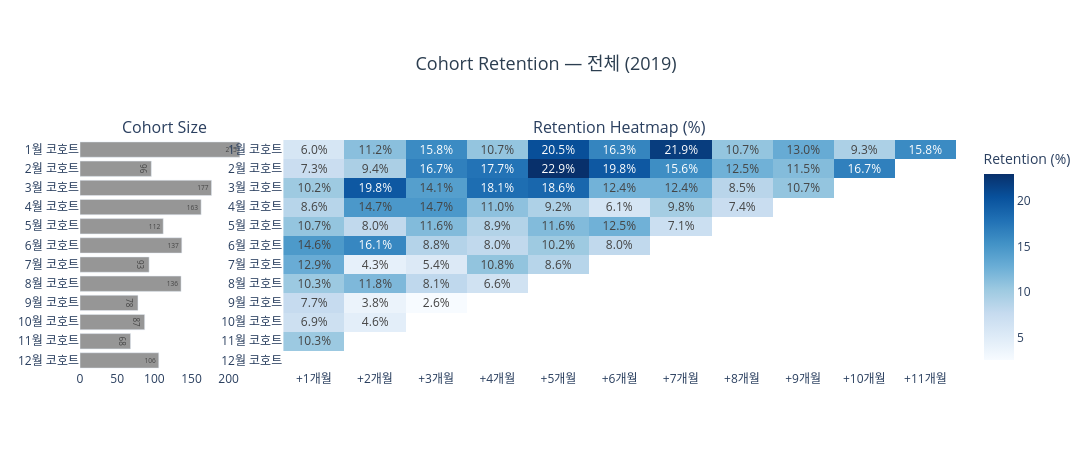

The cell this chart's notebook holds for it:
### Code cell
draw_cohort_heatmap(cohort_pivot, cohort_pct, "Cohort Retention — 전체 (2019)")

### Figure 1 — Plotly figure (JSON) as saved in the notebook; plotly's stock layout.template omitted (floating-point values rounded to 4 significant figures; data arrays with more than 128 entries replaced by an {"elided": "..."} marker saying what was removed)
{"data": [{"marker": {"color": "rgb(150,150,150)"}, "orientation": "h", "showlegend": false, "text": [215.0, 96.0, 177.0, 163.0, 112.0, 137.0, 93.0, 136.0, 78.0, 87.0, 68.0, 106.0], "textposition": "auto", "type": "bar", "x": [215.0, 96.0, 177.0, 163.0, 112.0, 137.0, 93.0, 136.0, 78.0, 87.0, 68.0, 106.0], "xaxis": "x", "y": ["1월 코호트", "2월 코호트", "3월 코호트", "4월 코호트", "5월 코호트", "6월 코호트", "7월 코호트", "8월 코호트", "9월 코호트", "10월 코호트", "11월 코호트", "12월 코호트"], "yaxis": "y"}, {"colorbar": {"title": {"text": "Retention (%)"}}, "colorscale": [[0, "rgb(247,251,255)"], [0.125, "rgb(222,235,247)"], [0.25, "rgb(198,219,239)"], [0.375, "rgb(158,202,225)"], [0.5, "rgb(107,174,214)"], [0.625, "rgb(66,146,198)"], [0.75, "rgb(33,113,181)"], [0.875, "rgb(8,81,156)"], [1, "rgb(8,48,107)"]], "text": {"elided": "12x11 str values"}, "textfont": {"size": 12}, "texttemplate": "%{text}", "type": "heatmap", "x": ["+1개월", "+2개월", "+3개월", "+4개월", "+5개월", "+6개월", "+7개월", "+8개월", "+9개월", "+10개월", "+11개월"], "xaxis": "x2", "y": ["1월 코호트", "2월 코호트", "3월 코호트", "4월 코호트", "5월 코호트", "6월 코호트", "7월 코호트", "8월 코호트", "9월 코호트", "10월 코호트", "11월 코호트", "12월 코호트"], "yaxis": "y2", "z": {"elided": "12x11 float values"}, "zmin": 0}], "layout": {"annotations": [{"font": {"size": 16}, "showarrow": false, "text": "Cohort Size", "x": 0.096, "xanchor": "center", "xref": "paper", "y": 1, "yanchor": "bottom", "yref": "paper"}, {"font": {"size": 16}, "showarrow": false, "text": "Retention Heatmap (%)", "x": 0.616, "xanchor": "center", "xref": "paper", "y": 1, "yanchor": "bottom", "yref": "paper"}], "height": 450, "margin": {"t": 140}, "plot_bgcolor": "white", "title": {"font": {"color": "#2c3e50", "size": 18}, "text": "Cohort Retention — 전체 (2019)", "x": 0.5, "xanchor": "center"}, "width": 1400, "xaxis": {"anchor": "y", "domain": [0, 0.192]}, "xaxis2": {"anchor": "y2", "domain": [0.232, 1]}, "yaxis": {"anchor": "x", "autorange": "reversed", "domain": [0, 1]}, "yaxis2": {"anchor": "x2", "autorange": "reversed", "domain": [0, 1]}}}
